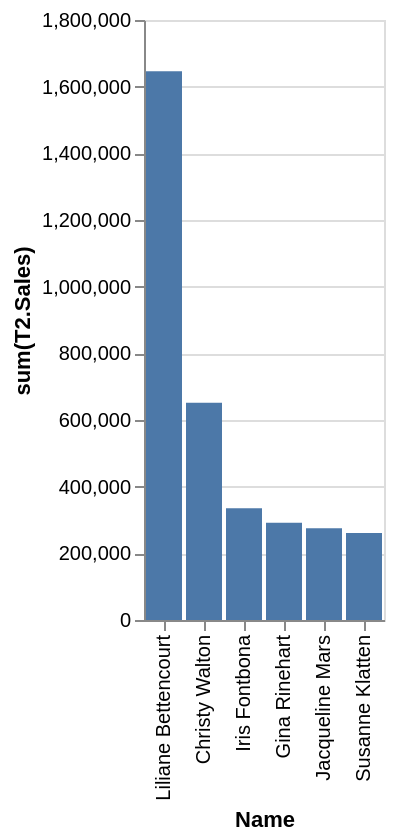

The specification (Vega-Lite) saved for this image:
### Vega-Lite specification from a JSON file in a GitHub repository (floating-point values rounded to 4 significant figures)
{"data": {"values": [{"x_data": "Liliane Bettencourt", "y_data": 1646407}, {"x_data": "Christy Walton", "y_data": 651421}, {"x_data": "Iris Fontbona", "y_data": 335000}, {"x_data": "Gina Rinehart", "y_data": 292000}, {"x_data": "Jacqueline Mars", "y_data": 275000}, {"x_data": "Susanne Klatten", "y_data": 261000}]}, "mark": "bar", "encoding": {"x": {"field": "x_data", "type": "nominal", "title": "Name", "sort": {"op": "sum", "field": "y_data", "order": "descending"}}, "y": {"field": "y_data", "type": "quantitative", "title": "sum(T2.Sales)"}}}
